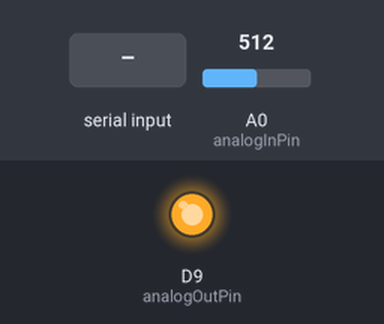
A sketch run on a simulated Arduino Zero (SAMD21). On the bench: output pins drawn as LEDs (lit = HIGH). Inputs (shaded band) come from the test bench; at power-on: A0 (analogInPin) = 512. What the sketch prints to the serial monitor is not drawn.

Above: at 1.2 s.
1.3 s: A0 (analogInPin) set to 122
At 1.66 s:
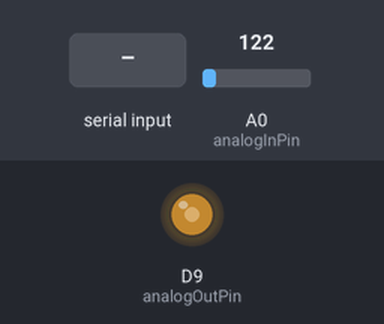
4.3 s: A0 (analogInPin) set to 306
At 4.68 s:
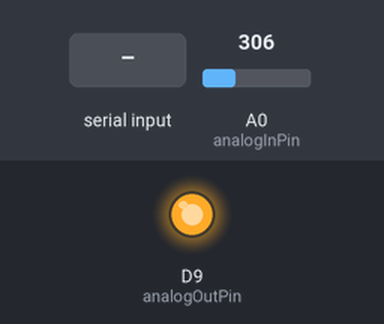
7.3 s: "1\n" received over Serial
Timing chart, 0 to 10.3 s (numbered marks = the images above; inputs shaded):
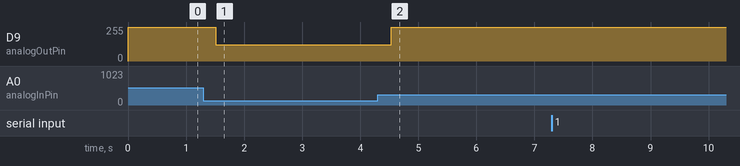

Measured:
- after the input at 1.3 s, D9 (analogOutPin): 255/255 → 122/255 after 0.21 s
- after the input at 4.3 s, D9 (analogOutPin): 122/255 → 255/255 after 0.24 s
- after the input at 7.3 s, every drawn part: stays the same

The sketch:

ShoClock_v0.3.ino
```cpp
// (licence header left out)
#include <Wire.h>
#include <SPI.h>
#include <Adafruit_PN532.h>


//------------Analog In Out Serial

// These constants won't change. They're used to give names to the pins used:
const unsigned int analogInPin = A0;  // Analog input pin that the potentiometer is attached to
const unsigned int analogOutPin = 9; // Analog output pin that the LED is attached to

unsigned int sensorValue = 0;        // value read from the pot
unsigned int outputValue = 0;        // value output to the PWM (analog out)
unsigned int ctr = 0;

//------------NFC

// If using the breakout or shield with I2C, define just the pins connected
// to the IRQ and reset lines.  Use the values below (2, 3) for the shield!
#define PN532_IRQ   (2)
#define PN532_RESET (3)  // Not connected by default on the NFC Shield

// Or use this line for a breakout or shield with an I2C connection:
Adafruit_PN532 nfc(PN532_IRQ, PN532_RESET);

#if defined(ARDUINO_ARCH_SAMD)
// for Zero, output on USB Serial console, remove line below if using programming port to program the Zero!
// also change #define in Adafruit_PN532.cpp library file
#define Serial SerialUSB
#endif

const unsigned int shockPin = 9;
int shockState = LOW;

void setup()
{
  //  #ifndef ESP8266
  //    while (!Serial); // for Leonardo/Micro/Zero
  //  #endif

  nfc.begin();

  uint32_t versiondata = nfc.getFirmwareVersion();
  if (! versiondata) {
    Serial.print("Didn't find PN53x board");
    while (1); // halt
  }

  // Got ok data, print it out!
  Serial.print("Found chip PN5"); Serial.println((versiondata >> 24) & 0xFF, HEX);
  Serial.print("Firmware ver. "); Serial.print((versiondata >> 16) & 0xFF, DEC);
  Serial.print('.'); Serial.println((versiondata >> 8) & 0xFF, DEC);

  // Set the max number of retry attempts to read from a card
  // This prevents us from waiting forever for a card, which is
  // the default behaviour of the PN532.
  nfc.setPassiveActivationRetries(0xFF);

  // configure board to read RFID tags
  nfc.SAMConfig();

  //  Serial.println("Waiting for an ISO14443A card");

  pinMode(shockPin, OUTPUT);
  Serial.begin(115200);
  Serial.println("Ready");

}

unsigned long prevTime;

uint8_t uid[] = { 0, 0, 0, 0, 0, 0, 0 };  // Buffer to store the returned UID
uint8_t uidLength;        // Length of the UID (4 or 7 bytes depending on ISO14443A card type)

bool success;

//bool started = false;

int inByte = 0;

void loop()
{

  //------------Analog In Out Serial

  // read the analog in value:
  sensorValue = analogRead(analogInPin);
  ctr++;
  outputValue = + sensorValue;
  // map it to the range of the analog out:
  //outputValue = map(sensorValue, 0, 1023, 0, 511);
  // change the analog out value:
  if (ctr == 10) {
    analogWrite(analogOutPin, outputValue);
    //    Serial.println(outputValue);
    delay(300);
    ctr = 0;
  }

  //----------------NFC


  //if triggers the electricity then
  trigger();

}

void trigger() {
  if (success) {

    Serial.println("Found a card!");
    //        Serial.print("UID Length: ");Serial.print(uidLength, DEC);Serial.println(" bytes");
    //        Serial.print("UID Value: ");
    //        for (uint8_t i=0; i < uidLength; i++)
    //        {
    //          Serial.print(" 0x");Serial.print(uid[i], HEX);
    //        }
    //        Serial.println("");
    // Wait 1 second before continuing
    delay(1000);

    shockState = LOW;

    //    Serial.available = 0;
    //  } else {
    //    Serial.println("Card not used yet!");

    success = false;
  }

  unsigned int available = Serial.available();

  // shock not started and need to start now
  if (available > 0) {
    inByte = Serial.read();    // get incoming byte:
    Serial.print("inByte: ");
    Serial.println(inByte);

    prevTime = millis();
    shockState = HIGH;
    unsigned long currentTime = millis();
    while (currentTime - prevTime <= 50) {
      currentTime = millis();
      Serial.println("shockkkkkkk");
    }

    // Wait for an ISO14443A type cards (Mifare, etc.).  When one is found
    // 'uid' will be populated with the UID, and uidLength will indicate
    // if the uid is 4 bytes (Mifare Classic) or 7 bytes (Mifare Ultralight)
    success = nfc.readPassiveTargetID(PN532_MIFARE_ISO14443A, &uid[0], &uidLength);

  }

  digitalWrite(shockPin, shockState);
}
```
